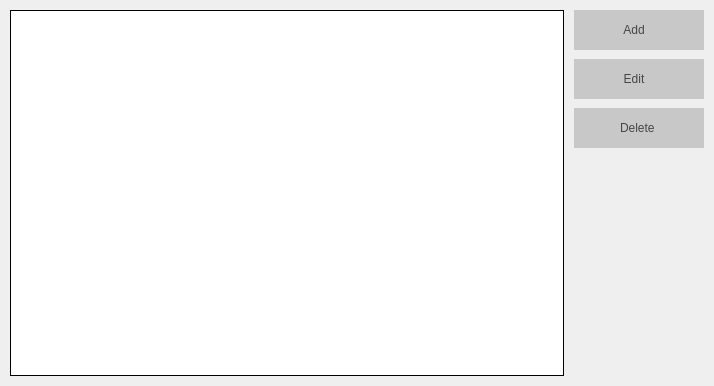
<?xml version="1.0" encoding="UTF-8"?>
<ui version="4.0">
 <class>TeacherView</class>
 <widget class="QWidget" name="TeacherView">
  <property name="geometry">
   <rect>
    <x>0</x>
    <y>0</y>
    <width>714</width>
    <height>386</height>
   </rect>
  </property>
  <property name="windowTitle">
   <string>Teachers</string>
  </property>
  <property name="styleSheet">
   <string notr="true"/>
  </property>
  <layout class="QHBoxLayout" name="horizontalLayout">
   <property name="spacing">
    <number>10</number>
   </property>
   <property name="leftMargin">
    <number>10</number>
   </property>
   <property name="topMargin">
    <number>10</number>
   </property>
   <property name="rightMargin">
    <number>10</number>
   </property>
   <property name="bottomMargin">
    <number>10</number>
   </property>
   <item>
    <widget class="QTableView" name="mTable">
     <property name="styleSheet">
      <string notr="true">border: 1px solid;</string>
     </property>
     <property name="frameShape">
      <enum>QFrame::NoFrame</enum>
     </property>
     <property name="selectionMode">
      <enum>QAbstractItemView::ExtendedSelection</enum>
     </property>
     <property name="selectionBehavior">
      <enum>QAbstractItemView::SelectRows</enum>
     </property>
     <property name="sortingEnabled">
      <bool>true</bool>
     </property>
     <attribute name="horizontalHeaderShowSortIndicator" stdset="0">
      <bool>true</bool>
     </attribute>
     <attribute name="verticalHeaderVisible">
      <bool>false</bool>
     </attribute>
     <attribute name="verticalHeaderDefaultSectionSize">
      <number>50</number>
     </attribute>
    </widget>
   </item>
   <item>
    <widget class="QFrame" name="frame">
     <property name="minimumSize">
      <size>
       <width>130</width>
       <height>0</height>
      </size>
     </property>
     <property name="frameShape">
      <enum>QFrame::NoFrame</enum>
     </property>
     <property name="frameShadow">
      <enum>QFrame::Raised</enum>
     </property>
     <layout class="QHBoxLayout" name="horizontalLayout_3">
      <property name="spacing">
       <number>0</number>
      </property>
      <property name="leftMargin">
       <number>0</number>
      </property>
      <property name="topMargin">
       <number>0</number>
      </property>
      <property name="rightMargin">
       <number>0</number>
      </property>
      <property name="bottomMargin">
       <number>0</number>
      </property>
      <item>
       <layout class="QVBoxLayout" name="verticalLayout">
        <property name="spacing">
         <number>9</number>
        </property>
        <item>
         <widget class="QPushButton" name="mAdd">
          <property name="minimumSize">
           <size>
            <width>0</width>
            <height>40</height>
           </size>
          </property>
          <property name="layoutDirection">
           <enum>Qt::RightToLeft</enum>
          </property>
          <property name="autoFillBackground">
           <bool>false</bool>
          </property>
          <property name="styleSheet">
           <string notr="true">QPushButton{
	font: 75 14pt &quot;Times New Roman&quot;;
	color: rgb(70, 70, 70);
	background-color: rgb(200, 200, 200);
	border: 0px solid;
}

QPushButton:hover {
	background-color: rgb(231, 231, 231);
}</string>
          </property>
          <property name="text">
           <string>Add   </string>
          </property>
          <property name="icon">
           <iconset resource="OrarApp.qrc">
            <normaloff>:/Buttons/img/addBtn.png</normaloff>:/Buttons/img/addBtn.png</iconset>
          </property>
          <property name="iconSize">
           <size>
            <width>18</width>
            <height>18</height>
           </size>
          </property>
          <property name="default">
           <bool>false</bool>
          </property>
          <property name="flat">
           <bool>false</bool>
          </property>
         </widget>
        </item>
        <item>
         <widget class="QPushButton" name="mEdit">
          <property name="minimumSize">
           <size>
            <width>0</width>
            <height>40</height>
           </size>
          </property>
          <property name="layoutDirection">
           <enum>Qt::RightToLeft</enum>
          </property>
          <property name="styleSheet">
           <string notr="true">QPushButton{
	font: 75 14pt &quot;Times New Roman&quot;;
	color: rgb(70, 70, 70);
	background-color: rgb(200, 200, 200);
	border: 0px solid;
}

QPushButton:hover {
	background-color: rgb(231, 231, 231);
}</string>
          </property>
          <property name="text">
           <string>Edit   </string>
          </property>
          <property name="icon">
           <iconset resource="OrarApp.qrc">
            <normaloff>:/Buttons/img/editBtn3.png</normaloff>:/Buttons/img/editBtn3.png</iconset>
          </property>
          <property name="iconSize">
           <size>
            <width>18</width>
            <height>18</height>
           </size>
          </property>
         </widget>
        </item>
        <item>
         <widget class="QPushButton" name="mDelete">
          <property name="minimumSize">
           <size>
            <width>0</width>
            <height>40</height>
           </size>
          </property>
          <property name="layoutDirection">
           <enum>Qt::RightToLeft</enum>
          </property>
          <property name="styleSheet">
           <string notr="true">QPushButton{
	font: 75 14pt &quot;Times New Roman&quot;;
	color: rgb(70, 70, 70);
	background-color: rgb(200, 200, 200);
	border: 0px solid;
}

QPushButton:hover {
	background-color: rgb(231, 231, 231);
}</string>
          </property>
          <property name="text">
           <string>Delete </string>
          </property>
          <property name="icon">
           <iconset resource="OrarApp.qrc">
            <normaloff>:/Buttons/img/deleteBtn.png</normaloff>:/Buttons/img/deleteBtn.png</iconset>
          </property>
          <property name="iconSize">
           <size>
            <width>18</width>
            <height>18</height>
           </size>
          </property>
         </widget>
        </item>
        <item>
         <spacer name="verticalSpacer">
          <property name="orientation">
           <enum>Qt::Vertical</enum>
          </property>
          <property name="sizeHint" stdset="0">
           <size>
            <width>20</width>
            <height>40</height>
           </size>
          </property>
         </spacer>
        </item>
       </layout>
      </item>
     </layout>
    </widget>
   </item>
  </layout>
 </widget>
 <layoutdefault spacing="6" margin="11"/>
 <resources>
  <include location="OrarApp.qrc"/>
 </resources>
 <connections/>
</ui>
